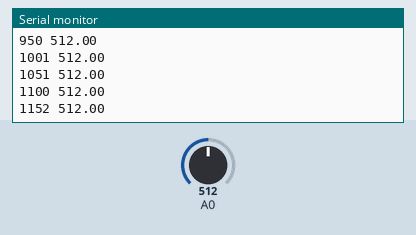
Bench run of a sketch on a simulated Arduino Uno, built with avr-gcc and run on an emulated ATmega328P. On the bench: the last lines printed to the serial monitor. Inputs (shaded band) come from the test bench; at power-on: A0 = 512.

Above: at 1.2 s.
1.3 s: A0 set to 716
At 1.32 s:
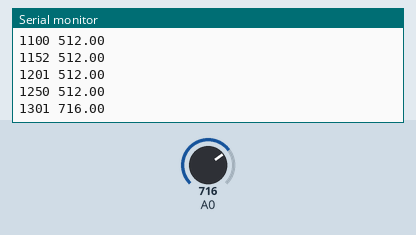
2.8 s: A0 set to 900
At 2.82 s:
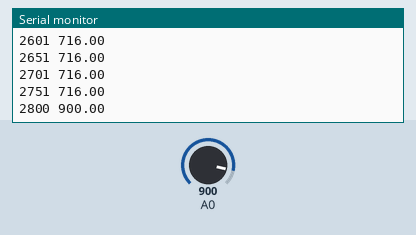
Timing chart, 0 to 5.8 s (numbered marks = the images above; inputs shaded):
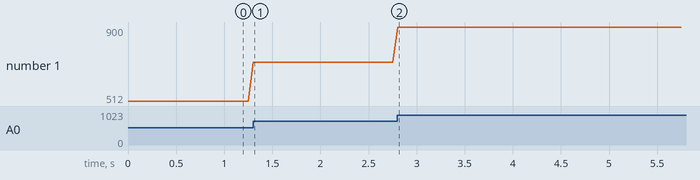

The sketch:

arduino_test.c.ino
```cpp
#include <SoftwareSerial.h>
/*
AT+CWMODE=2
AT+CWSAP="ESP_WROOM_02","hoge4009",2,3
AT+CWMODE_DEF=1
AT+CWLAP
AT+CWJAP="IODATA-7ba9ed-2G",""
*/

// 曲げセンサ抵抗には25kΩが必要
// ->47kΩ抵抗×2並列

//

unsigned long time = 0, time_old = 0, time3 = 0, time4 = 0;
float deg1, g1;

void setup() {
  Serial.begin(115200);
  while (!Serial) {
    ;
  }
  time_old = millis();
  time4 = 50;
}

void loop() {
  /*
  digitalWrite(13, HIGH);
  delay(500);
  digitalWrite(13, LOW);
  delay(1000);
  */
  time = millis();
  time3 = time - time_old - time4;
  time_old = time;
  time4 = 50 - time3;

  g1 = analogRead(0);
  deg1 = (g1 - 644) / 1024 * 5 / 0.00067;
  Serial.print(time);
  Serial.print(" ");
  Serial.println(g1);

  delay(time4);
}
```

Measured:
- after the input at 1.3 s, the serial monitor: prints a new line at once (image 1)
- plotted number 1: 512 → 716 after the input at 1.3 s
